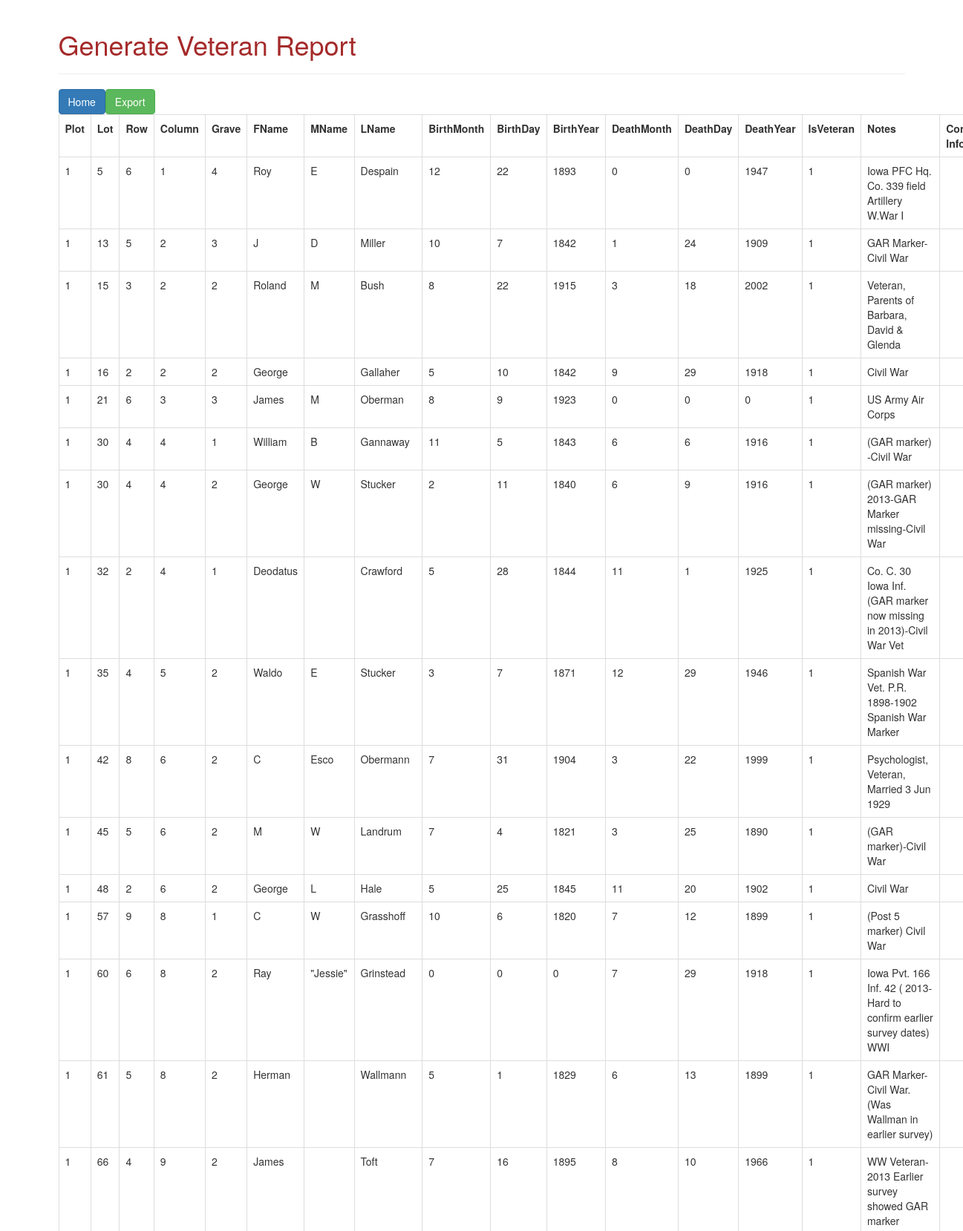
Screenshot of /Code/Veterans.php (upper part) with the database file from the repository.
### tables this page shows
CREATE TABLE `grave` (
  `GraveID` int(8) NOT NULL,
  `PlotNum` int(8) NOT NULL,
  `LotNum` int(8) NOT NULL,
  `GraveNum` int(8) NOT NULL COMMENT 'Each lot has four gravesites',
  `GraveStatus` int(1) DEFAULT 0 COMMENT 'Is the grave available\r\n0=Available\r\n1=Occupied',
  `FName` text DEFAULT NULL COMMENT 'FName of Plot Owner',
  `MName` text DEFAULT NULL,
  `LName` text DEFAULT NULL COMMENT 'LName of Plot Owner',
  `BirthMonth` int(11) DEFAULT NULL COMMENT 'Birth Month',
  `BirthDay` int(11) DEFAULT NULL COMMENT 'Birth Day',
  `BirthYear` int(11) DEFAULT NULL COMMENT 'Birth Year',
  `DeathMonth` int(11) DEFAULT NULL COMMENT 'Death Month',
  `DeathDay` int(11) DEFAULT NULL COMMENT 'Death Day',
  `DeathYear` int(11) DEFAULT NULL COMMENT 'Death Year',
  `IsVeteran` int(1) NOT NULL DEFAULT 0,
  `Notes` varchar(256) DEFAULT NULL COMMENT 'Comments',
  `ContactInfo` varchar(32) DEFAULT NULL COMMENT 'Contact Information in event of damage'
);

CREATE TABLE `lot` (
  `LotID` int(8) NOT NULL,
  `PlotNum` int(8) NOT NULL,
  `LotNum` int(8) NOT NULL,
  `RowNum` int(8) NOT NULL,
  `ColumnNum` int(8) NOT NULL,
  `Comment` varchar(32) DEFAULT NULL COMMENT 'Layout or position of lot'
);

### Code/Veterans.php (the view, shortened to what this page needs)
<!DOCTYPE HTML>
<html>
<head>
    <link rel="stylesheet" href="https://maxcdn.bootstrapcdn.com/bootstrap/3.3.7/css/bootstrap.min.css" />
    <link rel="stylesheet" href="./stylesheet2.css"/>
</head>
<body>
<?php
include "./config.php";
?>
<div class="container">
<div class="page-header">
            <h1>Generate Veteran Report</h1>
        </div>
 <form method='post' action='DownloadVeterans.php'>
  <table class='table table-hover table-responsive table-bordered'>
     <tr>
     <a href='./index.php' class='btn btn-primary m-b-1em'>Home</a>
     <input type='submit' class='btn btn-success m=b-1em' value='Export' name='Export'>
     </tr>
     <tr>
     <th>Plot</th>
     <th>Lot</th>
     <th>Row</th>
     <th>Column</th>
     <th>Grave</th>
     <th>FName</th>
     <th>MName</th>
     <th>LName</th>
     <th>BirthMonth</th>
     <th>BirthDay</th>
     <th>BirthYear</th>
     <th>DeathMonth</th>
     <th>DeathDay</th>
     <th>DeathYear</th>
     <th>IsVeteran</th>
     <th>Notes</th>
     <th>Contact Info</th>
    </tr>
    <?php
       $query = "SELECT GraveID, FName, MName, LName, grave.PlotNum, GraveNum,
      grave.LotNum, ContactInfo, Notes, BirthMonth, BirthDay, BirthYear,
       DeathMonth, DeathDay, DeathYear,IsVeteran,
       lot.RowNum, lot.ColumnNum
      FROM grave JOIN lot ON grave.LotNum=Lot.LotNum AND grave.PlotNum=lot.PlotNum
      WHERE grave.IsVeteran=1 ORDER BY grave.PlotNum, grave.LotNum, GraveNum asc";
   $result = mysqli_query($con,$query);
     while($row = mysqli_fetch_array($result)){
      $FName = $row['FName'];
      $MName = $row['MName'];
      $LName = $row['LName'];
      $PlotNum = $row['PlotNum'];
      $GraveNum = $row['GraveNum'];
      $LotNum=$row['LotNum'];
      $ContactInfo=$row['ContactInfo'];
      $Notes=$row['Notes'];
      $BirthMonth=$row['BirthMonth'];
      $BirthDay=$row['BirthDay'];
      $BirthYear=$row['BirthYear'];
      $DeathMonth=$row['DeathMonth'];
      $DeathDay=$row['DeathDay'];
      $DeathYear=$row['DeathYear'];
      $IsVeteran=$row['IsVeteran'];
      $RowNum=$row['RowNum'];
      $ColumnNum=$row['ColumnNum'];
      ?>
      <tr>
       <td><?php echo $PlotNum; ?></td>
       <td><?php echo $LotNum; ?></td>
       <td><?php echo $RowNum; ?></td>
       <td><?php echo $ColumnNum; ?></td>
       <td><?php echo $GraveNum; ?></td>
       <td><?php echo $FName; ?></td>
       <td><?php echo $MName; ?></td>
       <td><?php echo $LName; ?></td>
       <td><?php echo $BirthMonth; ?></td>
       <td><?php echo $BirthDay; ?></td>
       <td><?php echo $BirthYear; ?></td>
       <td><?php echo $DeathMonth; ?></td>
       <td><?php echo $DeathDay; ?></td>
       <td><?php echo $DeathYear; ?></td>
       <td><?php echo $IsVeteran; ?></td>
       <td><?php echo $Notes; ?></td>
       <td><?php echo $ContactInfo; ?></td>
      </tr>
   <?php
    }
   ?>
   </table>
 </form>
</div>
</body>
</html>

### Code/stylesheet2.css (style rules this page uses)
h1 { color:brown }

### rows the page displays
grave: PlotNum "1", LotNum "5", lot.RowNum "6", lot.ColumnNum "1", GraveNum "4", FName "Roy", MName "E", LName "Despain", BirthMonth "12", BirthDay "22", BirthYear "1893", DeathMonth "0", DeathDay "0", DeathYear "1947", IsVeteran "1", Notes "Iowa PFC Hq. Co. 339 field Artillery W.War I"
grave: PlotNum "1", LotNum "13", lot.RowNum "5", lot.ColumnNum "2", GraveNum "3", FName "J", MName "D", LName "Miller", BirthMonth "10", BirthDay "7", BirthYear "1842", DeathMonth "1", DeathDay "24", DeathYear "1909", IsVeteran "1", Notes "GAR Marker-Civil War"
grave: PlotNum "1", LotNum "15", lot.RowNum "3", lot.ColumnNum "2", GraveNum "2", FName "Roland", MName "M", LName "Bush", BirthMonth "8", BirthDay "22", BirthYear "1915", DeathMonth "3", DeathDay "18", DeathYear "2002", IsVeteran "1", Notes "Veteran, Parents of Barbara, David & Glenda"
grave: PlotNum "1", LotNum "16", lot.RowNum "2", lot.ColumnNum "2", GraveNum "2", FName "George", LName "Gallaher", BirthMonth "5", BirthDay "10", BirthYear "1842", DeathMonth "9", DeathDay "29", DeathYear "1918", IsVeteran "1", Notes "Civil War"
grave: PlotNum "1", LotNum "21", lot.RowNum "6", lot.ColumnNum "3", GraveNum "3", FName "James", MName "M", LName "Oberman", BirthMonth "8", BirthDay "9", BirthYear "1923", DeathMonth "0", DeathDay "0", DeathYear "0", IsVeteran "1", Notes "US Army Air Corps"
grave: PlotNum "1", LotNum "30", lot.RowNum "4", lot.ColumnNum "4", GraveNum "1", FName "William", MName "B", LName "Gannaway", BirthMonth "11", BirthDay "5", BirthYear "1843", DeathMonth "6", DeathDay "6", DeathYear "1916", IsVeteran "1", Notes "(GAR marker) -Civil War"
grave: PlotNum "1", LotNum "30", lot.RowNum "4", lot.ColumnNum "4", GraveNum "2", FName "George", MName "W", LName "Stucker", BirthMonth "2", BirthDay "11", BirthYear "1840", DeathMonth "6", DeathDay "9", DeathYear "1916", IsVeteran "1", Notes "(GAR marker) 2013-GAR Marker missing-Civil War"
grave: PlotNum "1", LotNum "32", lot.RowNum "2", lot.ColumnNum "4", GraveNum "1", FName "Deodatus", LName "Crawford", BirthMonth "5", BirthDay "28", BirthYear "1844", DeathMonth "11", DeathDay "1", DeathYear "1925", IsVeteran "1", Notes "Co. C. 30 Iowa Inf. (GAR marker now missing in 2013)-Civil War Vet"
grave: PlotNum "1", LotNum "35", lot.RowNum "4", lot.ColumnNum "5", GraveNum "2", FName "Waldo", MName "E", LName "Stucker", BirthMonth "3", BirthDay "7", BirthYear "1871", DeathMonth "12", DeathDay "29", DeathYear "1946", IsVeteran "1", Notes "Spanish War Vet. P.R. 1898-1902 Spanish War Marker"
grave: PlotNum "1", LotNum "42", lot.RowNum "8", lot.ColumnNum "6", GraveNum "2", FName "C", MName "Esco", LName "Obermann", BirthMonth "7", BirthDay "31", BirthYear "1904", DeathMonth "3", DeathDay "22", DeathYear "1999", IsVeteran "1", Notes "Psychologist, Veteran, Married 3 Jun 1929"
grave: PlotNum "1", LotNum "45", lot.RowNum "5", lot.ColumnNum "6", GraveNum "2", FName "M", MName "W", LName "Landrum", BirthMonth "7", BirthDay "4", BirthYear "1821", DeathMonth "3", DeathDay "25", DeathYear "1890", IsVeteran "1", Notes "(GAR marker)-Civil War"
grave: PlotNum "1", LotNum "48", lot.RowNum "2", lot.ColumnNum "6", GraveNum "2", FName "George", MName "L", LName "Hale", BirthMonth "5", BirthDay "25", BirthYear "1845", DeathMonth "11", DeathDay "20", DeathYear "1902", IsVeteran "1", Notes "Civil War"
grave: PlotNum "1", LotNum "57", lot.RowNum "9", lot.ColumnNum "8", GraveNum "1", FName "C", MName "W", LName "Grasshoff", BirthMonth "10", BirthDay "6", BirthYear "1820", DeathMonth "7", DeathDay "12", DeathYear "1899", IsVeteran "1", Notes "(Post 5 marker) Civil War"
grave: PlotNum "1", LotNum "60", lot.RowNum "6", lot.ColumnNum "8", GraveNum "2", FName "Ray", MName "\"Jessie\"", LName "Grinstead", BirthMonth "0", BirthDay "0", BirthYear "0", DeathMonth "7", DeathDay "29", DeathYear "1918", IsVeteran "1", Notes "Iowa Pvt. 166 Inf. 42 ( 2013-Hard to confirm earlier survey dates) WWI"
grave: PlotNum "1", LotNum "61", lot.RowNum "5", lot.ColumnNum "8", GraveNum "2", FName "Herman", LName "Wallmann", BirthMonth "5", BirthDay "1", BirthYear "1829", DeathMonth "6", DeathDay "13", DeathYear "1899", IsVeteran "1", Notes "GAR Marker-Civil War. (Was Wallman in earlier survey)"
grave: PlotNum "1", LotNum "66", lot.RowNum "4", lot.ColumnNum "9", GraveNum "2", FName "James", LName "Toft", BirthMonth "7", BirthDay "16", BirthYear "1895", DeathMonth "8", DeathDay "10", DeathYear "1966", IsVeteran "1", Notes "WW Veteran-2013 Earlier survey showed GAR marker"
